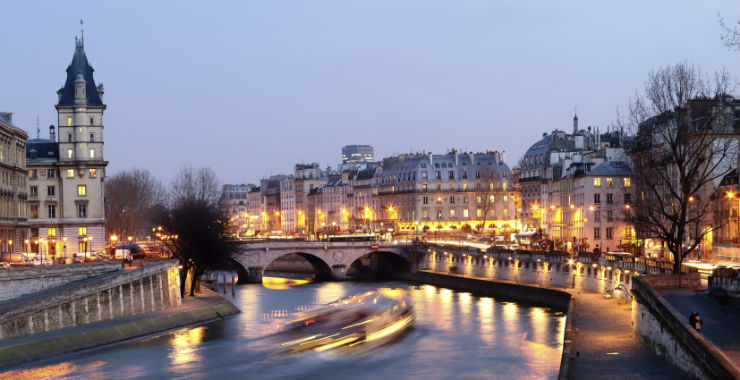
#> input picture Images/Paris.jpg, 740 x 380 px
$ python demo.py   (older library calls are emulated)
#> lines starting #> are read from the running program, lines starting #| are printed output that depends on the picture
### inpaint.py
''' This file contains inpainting algorithms '''

import numpy as np
import cv2
import os
from skimage import data
from skimage.restoration import inpaint
from skimage import io


'''first inpainting algos based on the paper An Image Inpainting Technique
Based on the Fast Marching Method by Alexandru Telea in 2004'''

def fast_march(im_file, mask_file):
#> called with im_file = './Images/Paris.jpg', mask_file = './Images/ParisMask.jpg'
	img = cv2.imread(im_file)
#> img is the input picture: shape (380, 740, 3); mean B, G, R 138.5, 128, 133.2
	mask = cv2.imread(mask_file,0)
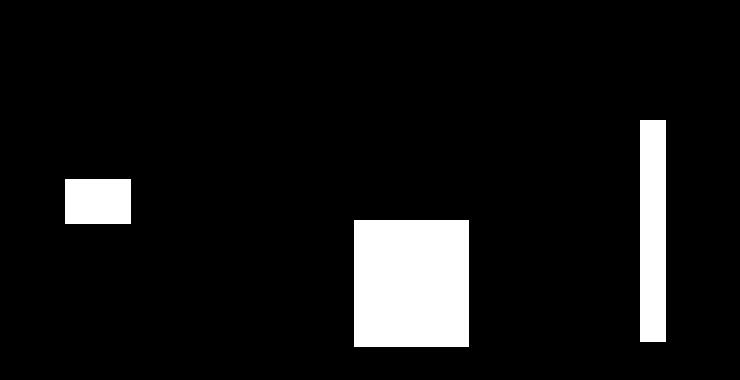
#> input picture Images/ParisMask.jpg, 740 x 380 px
#> mask is the input picture: shape (380, 740); min 0, max 255, mean 21.2
	print mask.shape
#| (380, 740)
	dst = cv2.inpaint(img,mask,3,cv2.INPAINT_TELEA)
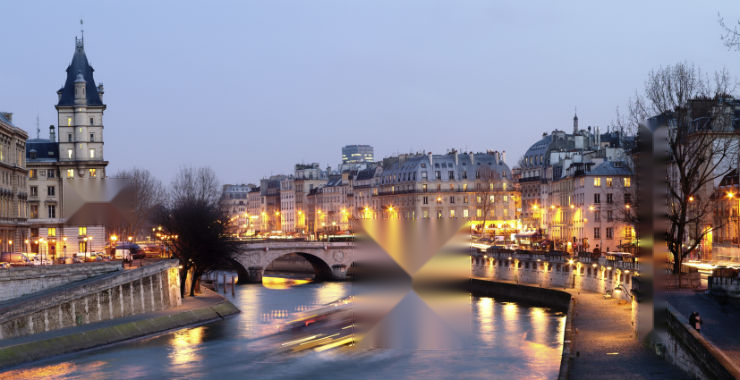
#> dst: shape (380, 740, 3); mean B, G, R 139.1, 128.3, 133.6
	return dst

'''Second algorithm is based on the paper Navier-Stokes, Fluid Dynamics,
and Image and Video Inpainting by Bertalmio, Marcelo, Andrea L. Bertozzi,
and Guillermo Sapiro in 2001. '''
# [12 lines left out: functions fluid_dynamic, biharmonic_eq, not called in this run]

### demo.py
''' Main file'''

import numpy as np
from inpaint import *

if __name__ == '__main__':
	im_path = './Images/Paris.jpg'
	mask_path = './Images/ParisMask.jpg'

	dst = fast_march(im_path,mask_path)
	im = cv2.imread(im_path)

	diff = im-dst
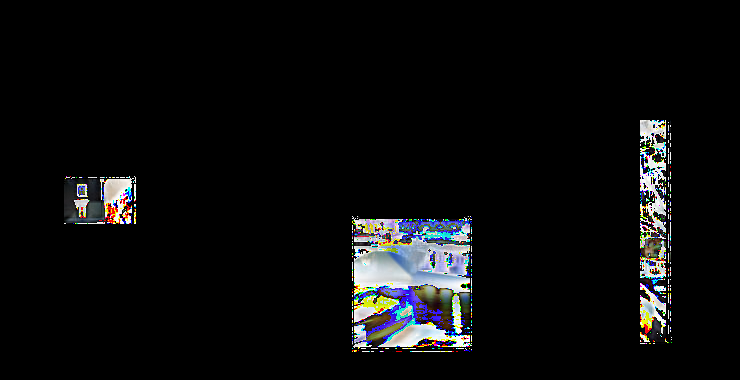
#> diff: shape (380, 740, 3); mean B, G, R 12.8, 12.3, 11.9
	cv2.imshow('im',im)
	cv2.imshow('dst',dst)
	cv2.imshow('diff',diff)
	cv2.waitKey(0)
	cv2.destroyAllWindows()
